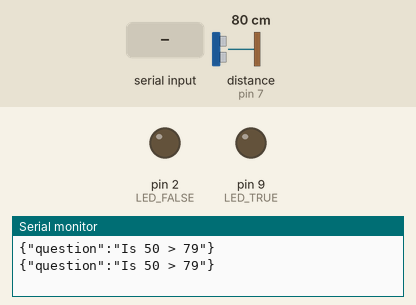
This sketch was run on a simulated Arduino Uno, built with avr-gcc and run on an emulated ATmega328P. Parts: output pins drawn as LEDs (lit = HIGH), the last lines printed to the serial monitor. Wiring (inferred from the names in the program): ultrasonic range finder: trigger pin 8; echo pin 7. Inputs (shaded band) come from the test bench; at power-on: distance to the obstacle (sensor on pin 7) 80 cm. The echo pulse lasts 58.3 µs per cm; pins used as bus, display or sensor lines are not drawn.

Above: at 1.8 s.
1.9 s: "LED_FALSE_ON\n" received over Serial
At 2.3 s:
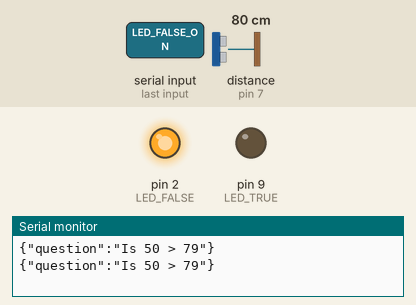
4.0 s: "LED_TRUE_ON\n" received over Serial
At 4.9 s:
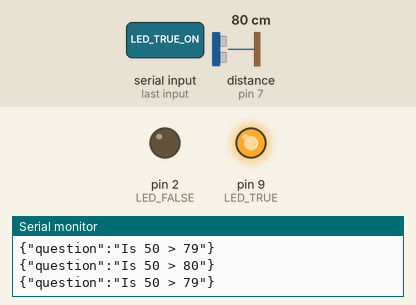
Timing chart, 0 to 7.0 s (numbered marks = the images above; inputs shaded):
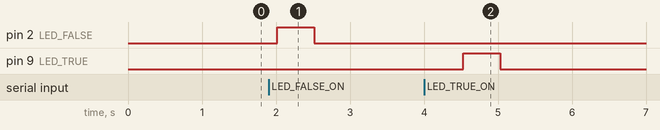

The sketch:

sketch_feb24a.ino
```cpp
#include <ArduinoJson.h>

#define echoPin 7
#define trigPin 8


const int LED_TRUE=9;
const int LED_FALSE=2;

long duration;
long distance;

void setup() {
  Serial.begin(9600);
  while (!Serial) continue;

  pinMode(echoPin, INPUT);
  pinMode(trigPin, OUTPUT);
  pinMode(LED_TRUE, OUTPUT);
  pinMode(LED_FALSE, OUTPUT);
  digitalWrite(LED_TRUE, LOW);
  digitalWrite(LED_FALSE, LOW);

}

void loop() {
  digitalWrite(trigPin, LOW);
  delayMicroseconds(4);
  digitalWrite(trigPin, HIGH);
  delayMicroseconds(20);
  digitalWrite(trigPin, LOW);
  duration = pulseIn(echoPin, HIGH);
  distance = duration/58.2;

  StaticJsonDocument<200> doc;
  doc["question"] = "Is 50 > " + String(distance);
  serializeJson(doc, Serial);
  Serial.println();

  delay(1000);

  if (Serial.available()) {
    String msg = Serial.readStringUntil('\n');

    if (msg == "LED_TRUE_ON") {
      digitalWrite(LED_TRUE, HIGH);
      delay(500);
      digitalWrite(LED_TRUE, LOW);
    }

    if (msg == "LED_FALSE_ON") {
      digitalWrite(LED_FALSE, HIGH);
      delay(500);
      digitalWrite(LED_FALSE, LOW);
    }
  }
}
```

Measured:
- after the input at 1.9 s, pin 2 (LED_FALSE): LOW → HIGH after 0.11 s, → LOW 0.50 s later
- after the input at 4.0 s, pin 9 (LED_TRUE): LOW → HIGH after 0.53 s, → LOW 0.50 s later
